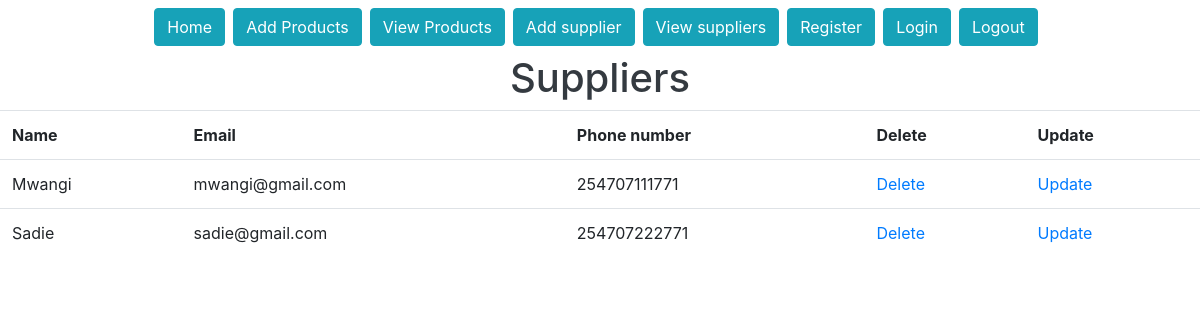
Page /suppliers/ (signed in) on the committed database.
### djangoProjectRegistration/models.py (models this page shows)
class Supplier(models.Model):
    supp_name = models.CharField(max_length=30, blank=False, null=False)
    supp_email = models.EmailField(max_length=30, blank=False, null=False)
    supp_phonenumber = models.IntegerField(blank=False, null=False)

### djangoProjectRegistration/views.py (the view)
# urls.py: path('suppliers/', general_views.view_suppliers, name='suppliers'),
@login_required
def view_suppliers(request):
    suppliers = Supplier.objects.all()
    return render(request, 'suppliers.html', {'suppliers': suppliers})

### templates/suppliers.html
{% extends 'base.html' %}
{% block content %}
<div class="row">
    <div class="col-12">
    <h1 class="text-center text-dark">Suppliers</h1>
        <table class="table">
            <tr>
                <th>Name</th>
                <th>Email</th>
                <th>Phone number</th>
                <th>Delete</th>
                <th>Update</th>
            </tr>
            {% for supplier in suppliers %}
            <tr>
                <td>{{ supplier.supp_name }}</td>
                <td>{{ supplier.supp_email }}</td>
                <td>{{ supplier.supp_phonenumber }}</td>
                <td><a href="">Delete</a></td>
                <td><a href="">Update</a></td>
            </tr>
            {% endfor %}
        </table>
    </div>
</div>
{% endblock %}

### rows in the picture
Supplier: supp_name "Mwangi", supp_email "mwangi@gmail.com", supp_phonenumber "254707111771"
Supplier: supp_name "Sadie", supp_email "sadie@gmail.com", supp_phonenumber "254707222771"
